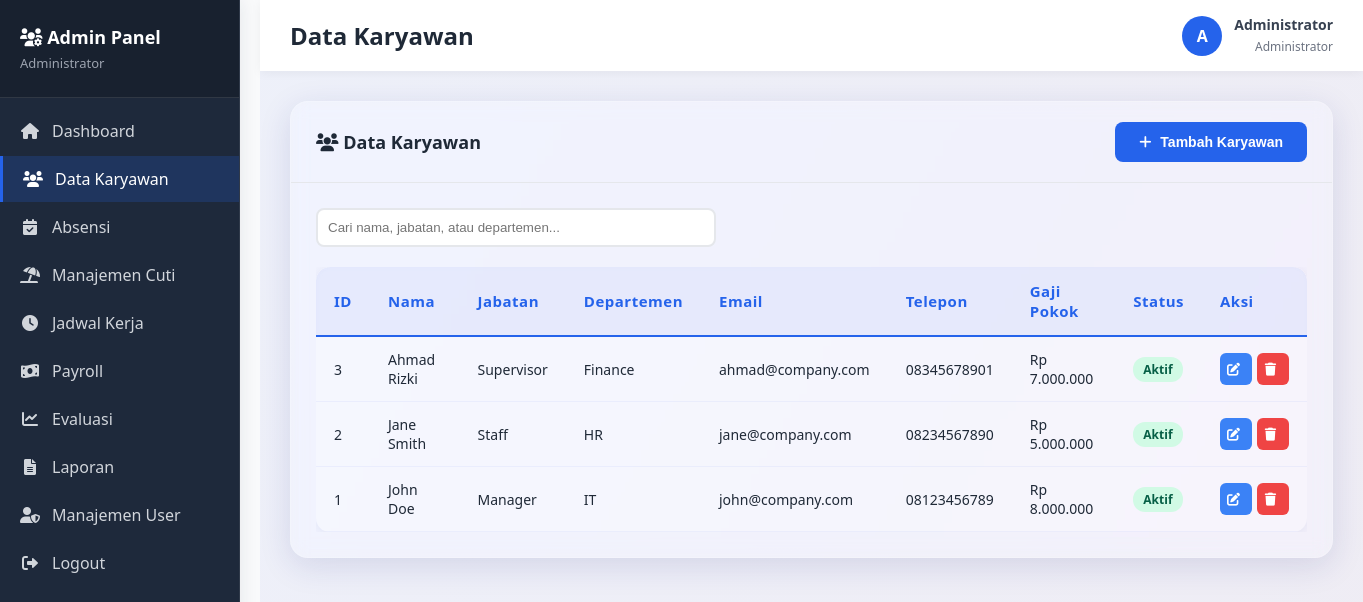
The page /admin/karyawan.php (signed in) on the database its author committed.
### tables this page shows
CREATE TABLE karyawan (
    id INT PRIMARY KEY AUTO_INCREMENT,
    nama VARCHAR(100) NOT NULL,
    jabatan VARCHAR(50) NOT NULL,
    departemen VARCHAR(50) NOT NULL,
    email VARCHAR(100),
    telepon VARCHAR(20),
    tanggal_masuk DATE,
    gaji_pokok DECIMAL(15,2) DEFAULT 0,
    status ENUM('aktif', 'non-aktif') DEFAULT 'aktif',
    created_at TIMESTAMP DEFAULT CURRENT_TIMESTAMP
);

### config.php (called while the page is built, shortened)
<?php
function formatRupiah($angka) {
    return 'Rp ' . number_format($angka, 0, ',', '.');
}
?>

### admin/karyawan.php (the view, shortened to what this page needs)
<?php
require_once '../config.php';
$search = isset($_GET['search']) ? sanitize($_GET['search']) : '';
$whereClause = $search ? "WHERE nama LIKE '%$search%' OR jabatan LIKE '%$search%' OR departemen LIKE '%$search%'" : '';
$karyawanList = $conn->query("SELECT * FROM karyawan $whereClause ORDER BY id DESC");
?>
<!DOCTYPE html>
<html lang="id">
<head>
    <link rel="stylesheet" href="../assets/css/style.css">
    <link rel="stylesheet" href="https://cdnjs.cloudflare.com/ajax/libs/font-awesome/6.0.0/css/all.min.css">
</head>
<body>
    <div class="dashboard">
        <?php include 'sidebar.php'; ?>
        <main class="main-content">
            <?php include 'topbar.php'; ?>
            <div class="content">
                <div class="card">
                    <div class="card-header">
                        <h3><i class="fas fa-users"></i> Data Karyawan</h3>
                        <button class="btn btn-primary" onclick="showAddModal()">
                            <i class="fas fa-plus"></i> Tambah Karyawan
                        </button>
                    </div>
                    <div class="card-body">
                        <div class="mb-20">
                            <input type="text" id="searchInput" placeholder="Cari nama, jabatan, atau departemen..."
                                   style="width: 100%; max-width: 400px; padding: 10px; border: 2px solid #e5e7eb; border-radius: 8px;">
                        </div>
                        <div class="table-responsive">
                            <table>
                                <thead>
                                    <tr>
                                        <th>ID</th>
                                        <th>Nama</th>
                                        <th>Jabatan</th>
                                        <th>Departemen</th>
                                        <th>Email</th>
                                        <th>Telepon</th>
                                        <th>Gaji Pokok</th>
                                        <th>Status</th>
                                        <th>Aksi</th>
                                    </tr>
                                </thead>
                                <tbody id="karyawanTable">
                                    <?php while ($row = $karyawanList->fetch_assoc()): ?>
                                        <tr>
                                            <td><?php echo $row['id']; ?></td>
                                            <td><?php echo $row['nama']; ?></td>
                                            <td><?php echo $row['jabatan']; ?></td>
                                            <td><?php echo $row['departemen']; ?></td>
                                            <td><?php echo $row['email'] ?: '-'; ?></td>
                                            <td><?php echo $row['telepon'] ?: '-'; ?></td>
                                            <td><?php echo formatRupiah($row['gaji_pokok']); ?></td>
                                            <td>
                                                <span class="badge <?php echo $row['status'] === 'aktif' ? 'badge-success' : 'badge-danger'; ?>">
                                                    <?php echo ucfirst($row['status']); ?>
                                                </span>
                                            </td>
                                            <td>
                                                <div class="action-buttons">
                                                    <button class="btn btn-sm btn-info btn-icon"
                                                            onclick='editKaryawan(<?php echo json_encode($row); ?>)'
                                                            title="Edit">
                                                        <i class="fas fa-edit"></i>
                                                    </button>
                                                    <button class="btn btn-sm btn-danger btn-icon"
                                                            onclick="deleteKaryawan(<?php echo $row['id']; ?>)"
                                                            title="Hapus">
                                                        <i class="fas fa-trash"></i>
                                                    </button>
                                                </div>
                                            </td>
                                        </tr>
                                    <?php endwhile; ?>
                                </tbody>
                            </table>
                        </div>
                    </div>
                </div>
            </div>
        </main>
    </div>
</body>
</html>

### assets/css/style.css (style rules this page uses)
* { margin: 0; padding: 0; box-sizing: border-box; }
:root { --primary-color: #2563eb; --secondary-color: #1e40af; --success-color: #10b981; --danger-color: #ef4444; --warning-color: #f59e0b; --info-color: #3b82f6; --dark-color: #1f2937; --light-color: #f9fafb; --border-color: #e5e7eb; --text-color: #374151; --text-light: #6b7280; }
.mb-20 { margin-bottom: 20px; }

### rows shown on the page
karyawan: id "3", nama "Ahmad Rizki", jabatan "Supervisor", departemen "Finance", email "ahmad@company.com", telepon "08345678901", gaji_pokok "Rp 7.000.000", status "Aktif"
karyawan: id "2", nama "Jane Smith", jabatan "Staff", departemen "HR", email "jane@company.com", telepon "08234567890", gaji_pokok "Rp 5.000.000", status "Aktif"
karyawan: id "1", nama "John Doe", jabatan "Manager", departemen "IT", email "john@company.com", telepon "08123456789", gaji_pokok "Rp 8.000.000", status "Aktif"

### other values the page prints
$_SESSION['nama'] "Administrator"
$titles[$page] "Data Karyawan"
substr($_SESSION['nama'], 0, 1) "A"
